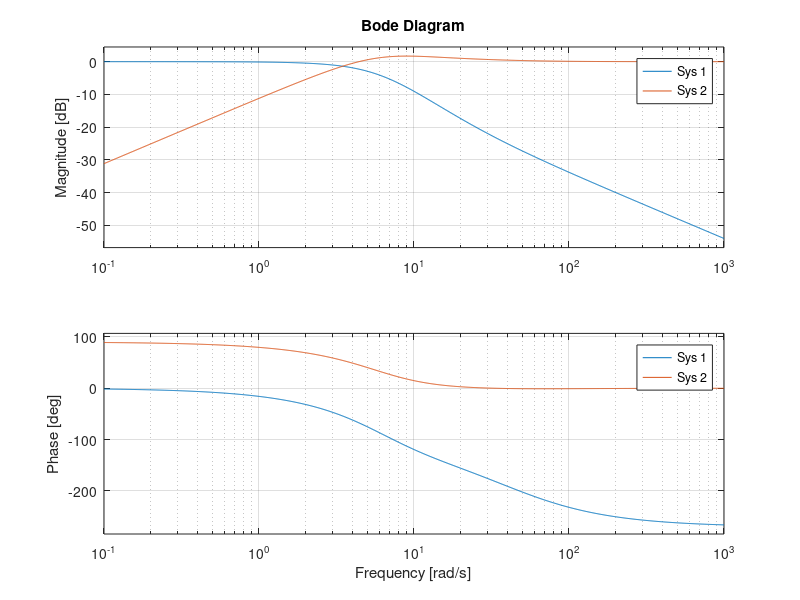
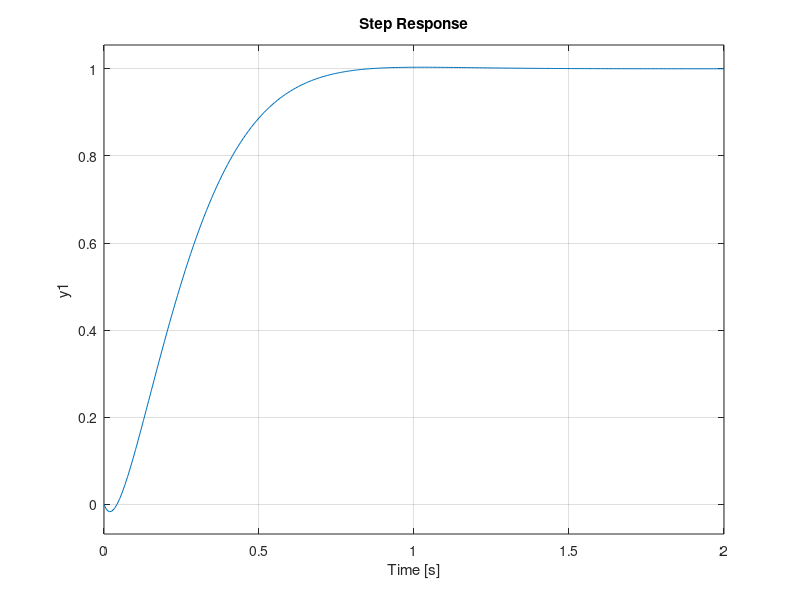
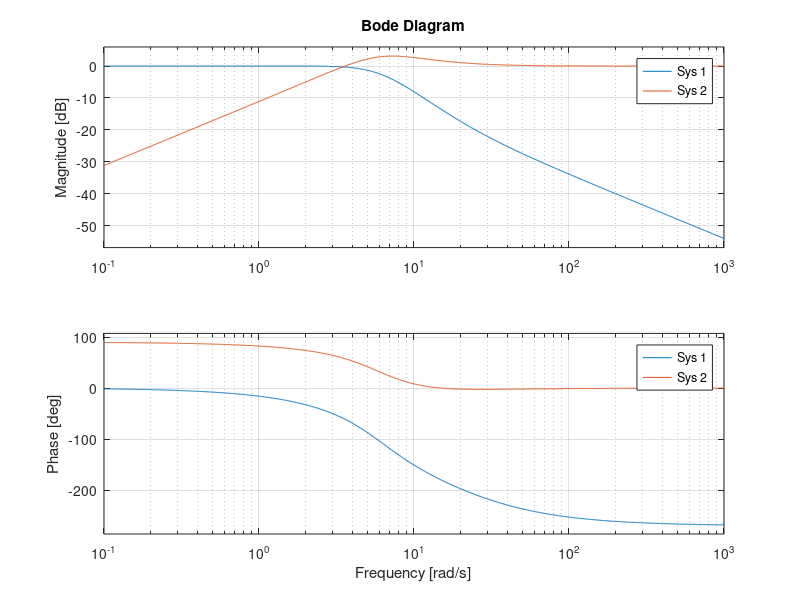
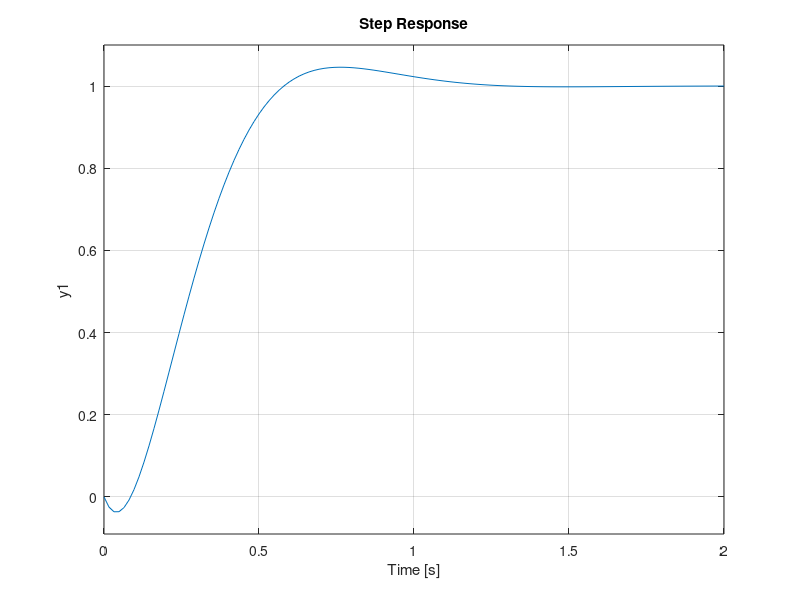

These charts were generated, in order, by the following MATLAB code:
%% Lecture
% 5/2/18
% Nilaan Gunabalachandran 20509203
% Alex Mitterhauser 20531736
% Bo Wang 20446175
% Group 17

clear all;
close all;

%%
s = tf('s');

Kd = 2;
Kp = 36;

P = 1/(s*(s+10));
C = Kd*s+Kp;

T_d_list = [0.05, 0.1, 0.2];
for i = 1:length(T_d_list)  
    T_d = T_d_list(i);

    T_delay = (1-T_d*s/2)/(1+T_d*s/2);
    T_f = feedback(P*C*T_delay, 1);
    L = P*C*T_delay;
    figure, bode(L/(1+L), 1/(1+L));
    figure, step(T_f);
end

% %% Unstable Pole in Plant
% b = 0.1;
% a = b+3;
% Kd = 3+a*b;
% Kp = 1;
% 
% P = 1/(s*(s-b));
% C = (Kd*s+Kp)/(s+a);
% T_d = 0.5;
% T_delay = (1-T_d*s/2)/(1+T_d*s/2);
% 
% sys = P*C*T_delay/(1+P*C*T_delay);
% figure, step(sys);


